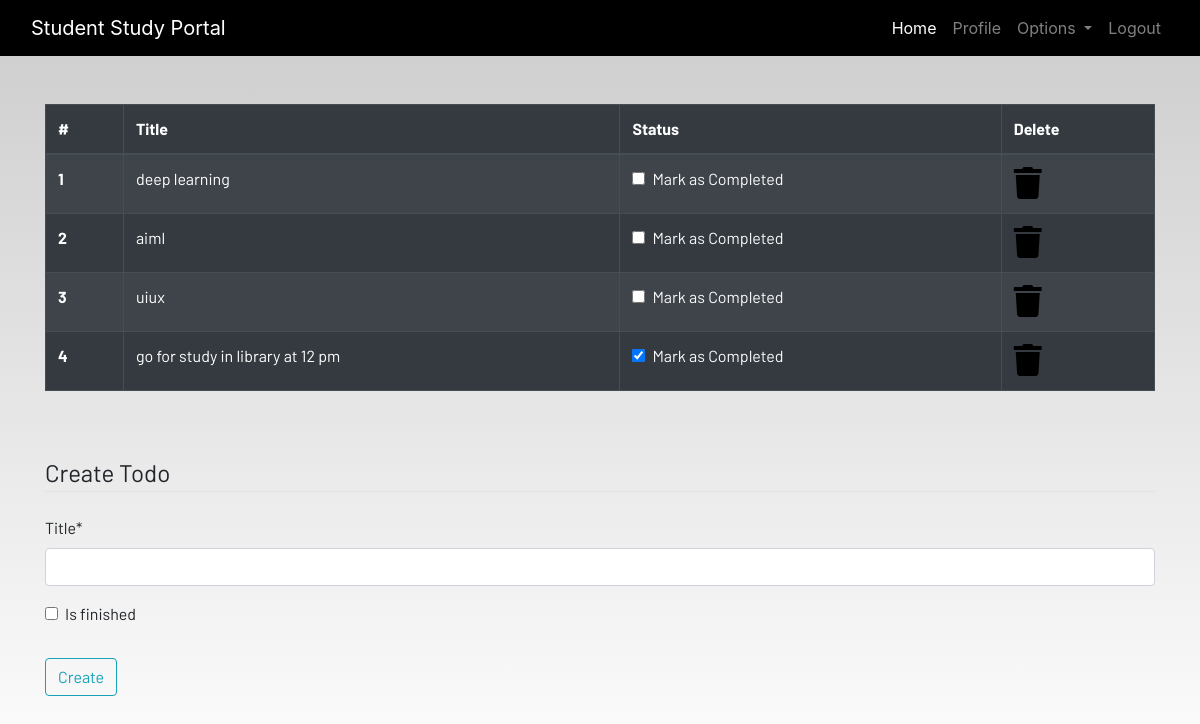
Screenshot of /todo/ (signed in) with the database file from the repository.
### dashboard/models.py (models this page shows, shortened)
class Todo(models.Model):
    user = models.ForeignKey(User,on_delete=models.CASCADE)
    title= models.CharField(max_length=100)
    is_finished= models.BooleanField(default=False)

### dashboard/views.py (the view, shortened to what this page needs)
# urls.py: path('todo/', views.todo, name='todo'),
@login_required
def todo(request):
    form = TodoForm()  # empty form for new todo
    todo = Todo.objects.filter(user=request.user)  # fetch todos for current user
    todos_done = len(todo) == 0
    context = {
        'form': form,
        'todos': todo,
        'todos_done': todos_done
    }
    return render(request, "dashboard/todo.html", context)

### dashboard/forms.py
class TodoForm(forms.ModelForm):
    class Meta:
        model = Todo
        fields = ['title', 'is_finished']

### dashboard/templates/dashboard/todo.html (shortened to what this page needs)
{% extends 'dashboard/base.html' %}
{% load static %}
{% load crispy_forms_tags %}
{% block content %}
<div class="container">
    {% if not todos_done  %}
    <table class="table table-striped table-bordered table-hover table-dark">
        <thead>
            <tr>
                <th scope="col">#</th>
                <th scope="col">Title</th>
                <th scope="col">Status</th>
                <th scope="col">Delete</th>
            </tr>
        </thead>
        <tbody>
            {% for todo in todos %}
            <tr>
                <th scope="row">{{forloop.counter}}</th>
                <td>{{todo.title}}</td>
                <td>
                    <a href="{% url 'update-todo' todo.id %}">
                        <div class="form-check">
                            {% if todo.is_finished %}
                            <input class="form-check-input" type="checkbox" value="" checked>
                            {% else %}
                            <input class="form-check-input" type="checkbox" value="">
                            {% endif %}
                            <label class="form-check-label text-light" for="flexCheckDefault">
                                Mark as Completed
                            </label>
                        </div>
                    </a>
                </td>
                <td><a href="{% url 'delete-todo' todo.id %}"><i class="fa fa-trash fa-2x"></i></a></td>
            </tr>
            {% endfor %}
        </tbody>
    </table>
    {% else %}
    <h4>All tasks have been done!! create to add more</h4>
    {% endif %}
</div><br><br>
<div class="container">
    <form method="POST">
        <fieldset class="form-group">
            <legend class="border-bottom mb-4">Create Todo</legend>
            {{form|crispy}}
        </fieldset>
        <div class="form-group">
            <button href="" class="btn btn-outline-info" type="submit">
                Create
            </button>
        </div>
    </form>
</div>
{% endblock content %}

### dashboard/static/css/main.css (style rules this page uses)
html { scroll-behavior: smooth; height: 100%; width: 100%; }
a { text-decoration: none !important; color: black; }
html, body { max-width: 100%; overflow-x: hidden; height: 100%; width: 100%; }
body { background: linear-gradient(rgba(0, 0, 0, 0.2), rgba(255, 255, 255, 0.5)); overflow-x: hidden; background-repeat: no-repeat; }
.fa { color: black; }

### rows the page displays
Todo: title "deep learning"
Todo: title "aiml"
Todo: title "uiux"
Todo: title "go for study in library at 12 pm"
